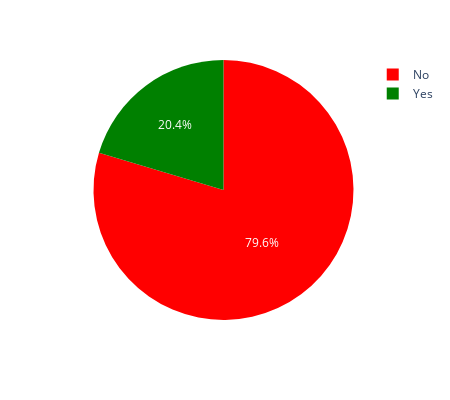

Source (notebook cell):
### Code cell
fig = px.pie(df, values=df.Exited.value_counts(), names=["No","Yes"],width=450, height=400, color_discrete_sequence=["red", "green"])
fig.show()

### Figure 1 — Plotly figure (JSON) as saved in the notebook; plotly's stock layout.template omitted (floating-point values rounded to 4 significant figures)
{"data": [{"domain": {"x": [0, 1], "y": [0, 1]}, "hovertemplate": "label=%{label}<br>value=%{value}<extra></extra>", "labels": ["No", "Yes"], "legendgroup": "", "name": "", "showlegend": true, "values": [7963, 2037], "type": "pie"}], "layout": {"legend": {"tracegroupgap": 0}, "margin": {"t": 60}, "piecolorway": ["red", "green"], "height": 400, "width": 450}}
